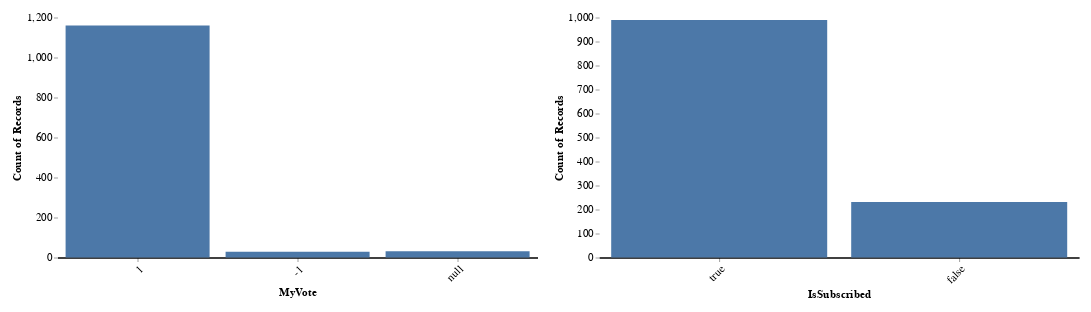

The notebook cell this image was saved under:
### Markdown cell above
### Number of Upvotes and Downvotes and If I am Subscribed

### Code cell
# Count the number of votes
chart_vote = alt.Chart(post_votes_df).mark_bar().encode(
    alt.X("MyVote:O", sort="-x", axis=alt.Axis(labelAngle=-45)),
    alt.Y("count()"),
    tooltip=["count()"],  # Show the count when hovering over the bar
).properties(
    width=600,
    height=300,
)

# Count the number of subscribed subs
chart_subscribed = alt.Chart(post_votes_df).mark_bar().encode(
    alt.X("IsSubscribed:N", sort="-y", axis=alt.Axis(labelAngle=-45)),
    alt.Y("count()"),
    tooltip=["count()"],  # Show the count when hovering over the bar
).properties(
    width=600,
    height=300,
)

chart = alt.hconcat(chart_vote, chart_subscribed)

chart = chart.configure(
    padding={"left": 15, "right": 15, "top": 15, "bottom": 15},
    title={"fontSize": 18},
).configure_view(
    stroke=None,
).configure_axisX(
    labelFontSize=14,
    titleFontSize=14,
    grid=False,  # Remove the grid
    domainWidth=2,  # Set the width of the axis line
    domainColor="#000"  # Set the color of the axis line
).configure_axisY(
    labelFontSize=14,
    titleFontSize=14,
    grid=False,  # Remove the grid
    domain=False,  # Remove the axis line
)

chart_vote.save("figures/post_votes/altair_vote_counts.html")
chart_vote.save("figures/post_votes/altair_vote_counts.png")
chart_subscribed.save("figures/post_votes/altair_subscribed_counts.html")
chart_subscribed.save("figures/post_votes/altair_subscribed_counts.png")

chart

### Figure 1 — Vega-Lite specification as saved in the notebook (floating-point values rounded to 4 significant figures; data arrays with more than 128 entries replaced by an {"elided": "..."} marker saying what was removed)
{"config": {"view": {"continuousWidth": 300, "continuousHeight": 300, "stroke": null}, "axisX": {"domainColor": "#000", "domainWidth": 2, "grid": false, "labelFontSize": 14, "titleFontSize": 14}, "axisY": {"domain": false, "grid": false, "labelFontSize": 14, "titleFontSize": 14}, "padding": {"left": 15, "right": 15, "top": 15, "bottom": 15}, "title": {"fontSize": 18}}, "hconcat": [{"mark": {"type": "bar"}, "encoding": {"tooltip": [{"aggregate": "count", "type": "quantitative"}], "x": {"axis": {"labelAngle": -45}, "field": "MyVote", "sort": "-x", "type": "ordinal"}, "y": {"aggregate": "count", "type": "quantitative"}}, "height": 300, "width": 600}, {"mark": {"type": "bar"}, "encoding": {"tooltip": [{"aggregate": "count", "type": "quantitative"}], "x": {"axis": {"labelAngle": -45}, "field": "IsSubscribed", "sort": "-y", "type": "nominal"}, "y": {"aggregate": "count", "type": "quantitative"}}, "height": 300, "width": 600}], "data": {"name": "data-62450447191a1cfb88976809e29ec005"}, "$schema": "https://vega.github.io/schema/vega-lite/v5.15.1.json", "datasets": {"data-62450447191a1cfb88976809e29ec005": {"elided": "1222 records"}}}
